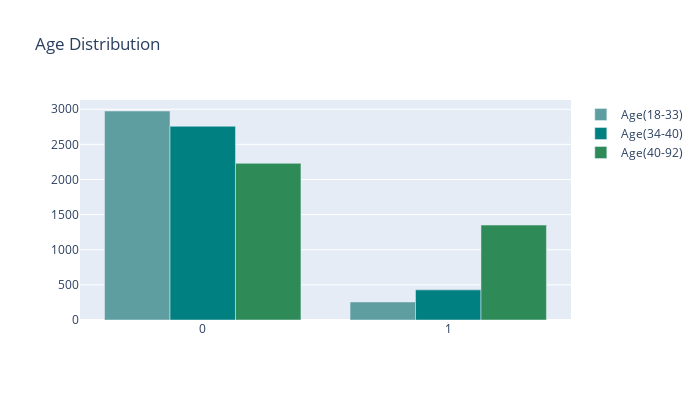

The notebook cell saved with this chart:
### Code cell
df_1 = df[df['Age'] == 1]
df_2 = df[df['Age'] == 2]
df_3 = df[df['Age'] == 3]
df_1 = df_1['Exited'].value_counts()
df_2 = df_2['Exited'].value_counts()
df_3 = df_3['Exited'].value_counts()

trace1 = go.Bar(x = df_1.index[::-1], y = df_1.values[::-1], name = 'Age(18-33)', marker = dict(color = 'cadetblue'))
trace2 = go.Bar(x = df_2.index[::-1], y = df_2.values[::-1], name = 'Age(34-40)', marker = dict(color = 'teal'))
trace3 = go.Bar(x = df_3.index[::-1], y = df_3.values[::-1], name = 'Age(40-92)', marker = dict(color = 'seagreen'))
data = [trace1, trace2, trace3]
layout = go.Layout(height = 400, width = 700, title = 'Age Distribution')
fig = go.Figure(data = data, layout = layout)
py.iplot(fig)

### Figure 1 — Plotly figure (JSON) as saved in the notebook; plotly's stock layout.template omitted (floating-point values rounded to 4 significant figures)
{"data": [{"marker": {"color": "cadetblue"}, "name": "Age(18-33)", "type": "bar", "x": [1, 0], "y": [257, 2975]}, {"marker": {"color": "teal"}, "name": "Age(34-40)", "type": "bar", "x": [1, 0], "y": [429, 2758]}, {"marker": {"color": "seagreen"}, "name": "Age(40-92)", "type": "bar", "x": [1, 0], "y": [1351, 2230]}], "layout": {"height": 400, "title": {"text": "Age Distribution"}, "width": 700}}
